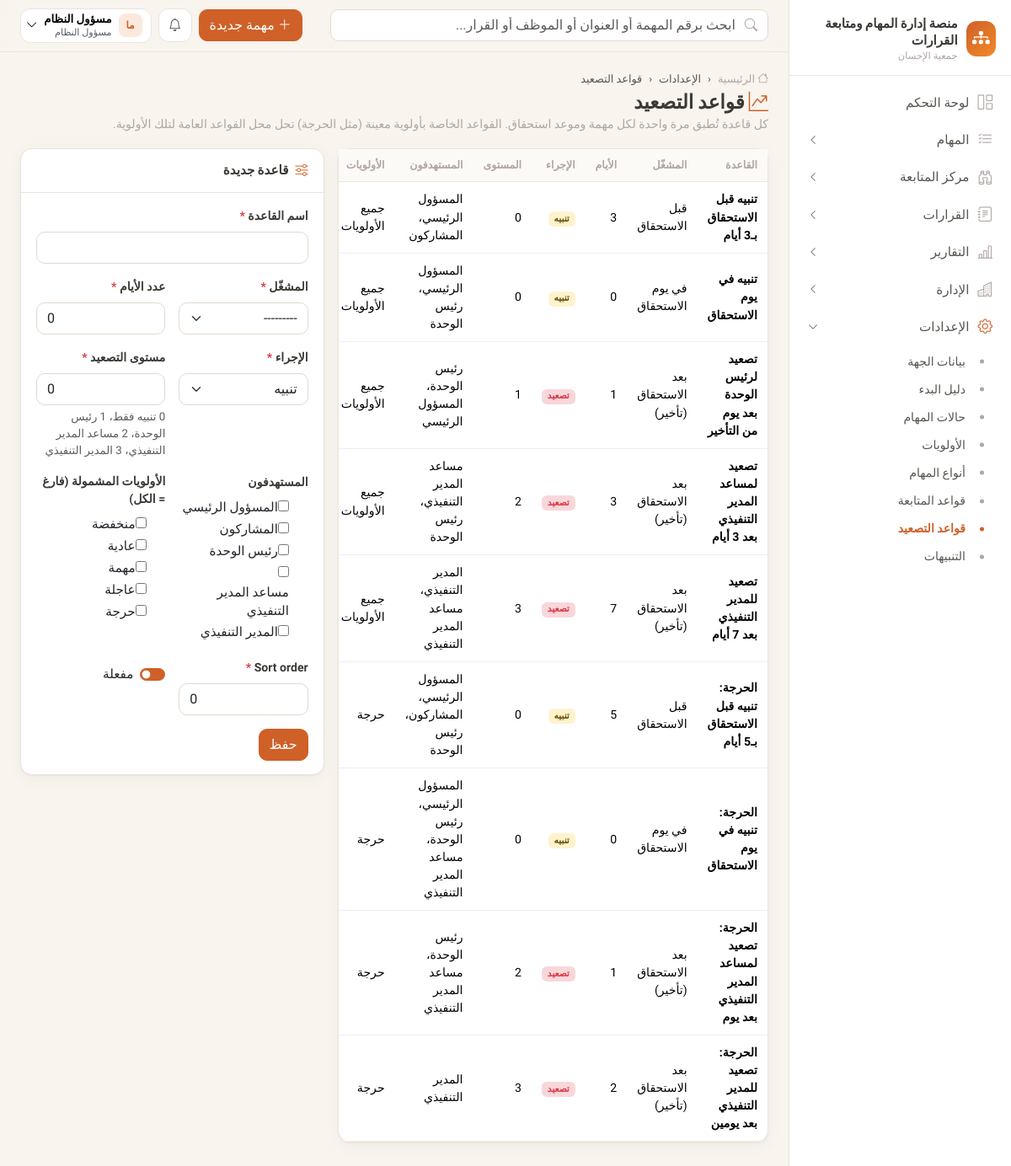
The app's page /settings/escalation/ (signed in) with its own data.
### apps/accounts/models.py (models this page shows, shortened)
class User(AbstractBaseUser, PermissionsMixin):
    email = models.EmailField("البريد الإلكتروني", unique=True)
    phone = models.CharField("رقم الجوال", max_length=20, unique=True, null=True, blank=True)
    full_name = models.CharField("الاسم الكامل", max_length=150)
    role = models.ForeignKey(Role, verbose_name="الدور", on_delete=models.PROTECT, null=True, related_name="users")
    is_active = models.BooleanField("الحساب نشط", default=True)
    is_staff = models.BooleanField(default=False)
    date_joined = models.DateTimeField(default=timezone.now)
    failed_login_count = models.PositiveSmallIntegerField(default=0)
    locked_until = models.DateTimeField(null=True, blank=True)
    otp_enabled = models.BooleanField("تفعيل التحقق الثنائي", default=False)
    must_change_password = models.BooleanField(default=False)
    objects = UserManager()
    USERNAME_FIELD = "email"
    EMAIL_FIELD = "email"
    REQUIRED_FIELDS = ["full_name"]
    class Meta:
        db_table = "users"
        verbose_name = "مستخدم"
        indexes = [models.Index(fields=["is_active"])]

class Role(models.Model):
    code = models.CharField("الرمز", max_length=40, unique=True, choices=ROLES)
    name = models.CharField("الاسم", max_length=80)
    description = models.TextField("الوصف", blank=True)
    permissions = models.ManyToManyField(Permission, related_name="roles", blank=True, db_table="role_permissions")
    is_system = models.BooleanField(default=True)
    class Meta:
        db_table = "roles"
        verbose_name = "دور"

### apps/tasks/models.py (models this page shows, shortened)
class EscalationRule(models.Model):
    class Trigger(models.TextChoices):
        BEFORE_DUE = "before_due", "قبل الاستحقاق"
        ON_DUE = "on_due", "في يوم الاستحقاق"
        AFTER_DUE = "after_due", "بعد الاستحقاق (تأخير)"
    class Action(models.TextChoices):
        NOTIFY = "notify", "تنبيه"
        ESCALATE = "escalate", "تصعيد"
    name = models.CharField("اسم القاعدة", max_length=150)
    trigger = models.CharField("المشغّل", max_length=20, choices=Trigger.choices)
    days = models.PositiveSmallIntegerField("عدد الأيام", default=0)
    action = models.CharField("الإجراء", max_length=20, choices=Action.choices, default=Action.NOTIFY)
    targets = models.JSONField("المستهدفون", default=list)
    level = models.PositiveSmallIntegerField("مستوى التصعيد", default=0, help_text="0 تنبيه فقط، 1 رئيس الوحدة، 2 مساعد المدير التنفيذي، 3 المدير التنفيذي")
    priorities = models.JSONField("الأولويات المشمولة", default=list, blank=True, help_text="فارغ = جميع الأولويات")
    is_active = models.BooleanField("مفعلة", default=True)
    sort_order = models.PositiveSmallIntegerField(default=0)
    class Meta:
        db_table = "escalation_rules"
        ordering = ["sort_order", "id"]
    @property
    def targets_display(self):
        labels = dict(EscalationTarget.choices)
        return "، ".join(labels.get(t, t) for t in self.targets)
    @property
    def priorities_display(self):
        if not self.priorities:
            return "جميع الأولويات"
        labels = dict(Priority.choices)
        return "، ".join(labels.get(p, p) for p in self.priorities)

### apps/core/views.py (the view)
# urls.py: path("escalation/", views.escalation_rules, name="escalation_rules"),
@perm_required("settings.manage")
def escalation_rules(request, pk=None):
    instance = get_object_or_404(EscalationRule, pk=pk) if pk else None
    form = EscalationRuleForm(request.POST or None, instance=instance)
    if request.method == "POST" and form.is_valid():
        r = form.save()
        audit.log("settings.updated", description=f"قاعدة تصعيد: {r.name}")
        messages.success(request, "تم حفظ قاعدة التصعيد")
        return redirect("core:escalation_rules")
    return render(request, "core/escalation_rules.html", {"rules": EscalationRule.objects.all(), "form": form, "instance": instance})

### apps/tasks/forms.py
class EscalationRuleForm(BootstrapMixin, forms.ModelForm):
    from .constants import EscalationTarget
    targets = forms.MultipleChoiceField(label="المستهدفون", choices=EscalationTarget.choices, widget=forms.CheckboxSelectMultiple)
    priorities = forms.MultipleChoiceField(label="الأولويات المشمولة (فارغ = الكل)", choices=Priority.choices,
                                           widget=forms.CheckboxSelectMultiple, required=False)
    class Meta:
        model = EscalationRule
        fields = ["name", "trigger", "days", "action", "level", "targets", "priorities", "is_active", "sort_order"]

### apps/core/branding.py (called while the page is built)
def get_org():
    return get_setting("organization")

### apps/core/context_processors.py (called while the page is built)
def platform(request):
    org = get_org()
    ctx = {
        "ORG": org,
        "PLATFORM_NAME": org.get("platform_name") or "منصة إدارة المهام ومتابعة القرارات",
        "ORG_NAME": org.get("name"),
        "ORG_SHORT": org.get("short_name") or org.get("name"),
    }
    user = getattr(request, "user", None)
    if user and user.is_authenticated:
        from apps.notifications.models import Notification
        unread = Notification.objects.filter(recipient=user, is_read=False)
        ctx.update({
            "menu": build_menu(request),
            "unread_count": unread.count(),
            "latest_notifications": Notification.objects.filter(recipient=user).select_related("task")[:6],
            "current_employee": getattr(user, "employee", None),
        })
    return ctx

### apps/core/menu.py (called while the page is built)
def _visible(item, user):
    if item.get("perm") and not has_perm(user, item["perm"]):
        return False
    if item.get("needs_employee") and not getattr(user, "employee", None):
        return False
    return True

### apps/core/permissions.py (called while the page is built)
def has_perm(user, code):
    if not user or not user.is_authenticated or not user.is_active:
        return False
    if user.is_superuser:
        return True
    return code in user.permission_codes

### apps/core/templatetags/ui.py (called while the page is built)
@register.filter
def can(user, code):
    return has_perm(user, code)

@register.filter
def initials(name):
    parts = (name or "").split()
    if not parts:
        return "؟"
    return parts[0][:1] + (parts[-1][:1] if len(parts) > 1 else "")

### apps/tasks/engine.py (called while the page is built)
def rule_matches(rule, days_to_due):
    if rule.trigger == EscalationRule.Trigger.BEFORE_DUE:
        return 0 < days_to_due <= rule.days
    if rule.trigger == EscalationRule.Trigger.ON_DUE:
        return days_to_due == 0
    if rule.trigger == EscalationRule.Trigger.AFTER_DUE:
        return -days_to_due >= max(rule.days, 1)
    return False

### templates/core/escalation_rules.html (shortened to what this page needs)
{% extends "base.html" %}
{% block breadcrumbs %}<li class="breadcrumb-item">الإعدادات</li><li class="breadcrumb-item active">قواعد التصعيد</li>{% endblock %}
{% block page_title %}<i class="bi bi-graph-up-arrow text-brand"></i> قواعد التصعيد{% endblock %}
{% block page_sub %}كل قاعدة تُطبق مرة واحدة لكل مهمة وموعد استحقاق. القواعد الخاصة بأولوية معينة (مثل الحرجة) تحل محل القواعد العامة لتلك الأولوية.{% endblock %}
{% block content %}
<div class="row g-3">
  <div class="col-xl-7"><div class="card"><div class="table-responsive"><table class="table">
    <thead><tr><th>القاعدة</th><th>المشغّل</th><th>الأيام</th><th>الإجراء</th><th>المستوى</th><th>المستهدفون</th><th>الأولويات</th><th></th></tr></thead>
    <tbody>{% for r in rules %}<tr class="{% if not r.is_active %}opacity-50{% endif %}">
      <td class="fw-semibold small">{{ r.name }}</td><td class="small">{{ r.get_trigger_display }}</td><td>{{ r.days }}</td>
      <td>{% if r.action == 'escalate' %}<span class="badge bg-danger-subtle text-danger">تصعيد</span>{% else %}<span class="badge bg-warning-subtle text-warning-emphasis">تنبيه</span>{% endif %}</td>
      <td>{{ r.level }}</td><td class="small">{{ r.targets_display }}</td><td class="small">{{ r.priorities_display }}</td>
    </tr>{% endfor %}</tbody>
  </table></div></div></div>
  <div class="col-xl-5"><div class="card"><div class="card-header"><i class="bi bi-sliders"></i> {% if instance %}تعديل: {{ instance.name }}{% else %}قاعدة جديدة{% endif %}</div><div class="card-body">
    <form method="post" class="row g-3">{% csrf_token %}
      {% include "partials/form_field.html" with field=form.name %}
      {% include "partials/form_field.html" with field=form.trigger col="col-md-6" %}
      {% include "partials/form_field.html" with field=form.days col="col-md-6" %}
      {% include "partials/form_field.html" with field=form.action col="col-md-6" %}
      {% include "partials/form_field.html" with field=form.level col="col-md-6" %}
      <div class="col-md-6"><label class="form-label">{{ form.targets.label }}</label>{% for cb in form.targets %}<div class="form-check">{{ cb.tag }}<label class="form-check-label" for="{{ cb.id_for_label }}">{{ cb.choice_label }}</label></div>{% endfor %}{{ form.targets.errors }}</div>
      <div class="col-md-6"><label class="form-label">{{ form.priorities.label }}</label>{% for cb in form.priorities %}<div class="form-check">{{ cb.tag }}<label class="form-check-label" for="{{ cb.id_for_label }}">{{ cb.choice_label }}</label></div>{% endfor %}</div>
      {% include "partials/form_field.html" with field=form.sort_order col="col-md-6" %}
      {% include "partials/form_field.html" with field=form.is_active col="col-md-6" %}
      <div class="col-12 d-flex gap-2"><button class="btn btn-brand">حفظ</button>{% if instance %}<a href="{% url 'core:escalation_rules' %}" class="btn btn-soft">قاعدة جديدة</a>{% endif %}</div>
    </form>
  </div></div></div>
</div>
{% endblock %}

### templates/base.html (shortened to what this page needs)
{% load static ui %}<!doctype html>
<html lang="ar" dir="rtl">
<head>
  <link rel="stylesheet" href="https://cdn.jsdelivr.net/npm/bootstrap@5.3.3/dist/css/bootstrap.rtl.min.css">
  <link rel="stylesheet" href="https://cdn.jsdelivr.net/npm/bootstrap-icons@1.11.3/font/bootstrap-icons.min.css">
  <link rel="stylesheet" href="https://cdn.jsdelivr.net/npm/tom-select@2.3.1/dist/css/tom-select.bootstrap5.min.css">
  <link rel="stylesheet" href="{% static 'css/app.css' %}">
</head>
<body>
{% block body %}
<div class="app-shell">
  <aside class="sidebar" aria-label="القائمة الرئيسية">
    <div class="brand-box">
      {% if ORG.logo %}<img src="{% url 'branding_logo' %}" alt="" style="width:42px;height:42px;object-fit:contain;border-radius:10px">{% else %}<div class="brand-logo"><i class="bi bi-diagram-3-fill"></i></div>{% endif %}
      <div>
        <div class="brand-title">{{ PLATFORM_NAME }}</div>
        <div class="brand-sub">{{ ORG_SHORT }}</div>
      </div>
    </div>
    <nav>
      {% for item in menu %}
        {% if item.children %}
          <button class="nav-group-btn {% if item.active %}active{% endif %}" data-bs-toggle="collapse" data-bs-target="#nav-{{ forloop.counter }}" aria-expanded="{% if item.active %}true{% else %}false{% endif %}">
            <i class="bi {{ item.icon }}"></i><span>{{ item.label }}</span><i class="bi bi-chevron-left chev"></i>
          </button>
          <div class="collapse {% if item.active %}show{% endif %}" id="nav-{{ forloop.counter }}">
            <div class="nav-sub">
              {% for c in item.children %}<a href="{{ c.url }}" class="{% if c.active %}active{% endif %}">{{ c.label }}</a>{% endfor %}
            </div>
          </div>
        {% else %}
          <a class="nav-item-link {% if item.active %}active{% endif %}" href="{{ item.url }}"><i class="bi {{ item.icon }}"></i><span>{{ item.label }}</span></a>
        {% endif %}
      {% endfor %}
    </nav>
  </aside>
  <div class="main">
    <header class="topbar">
      <form class="search" action="{% url 'tasks:search' %}" method="get" role="search">
        <i class="bi bi-search"></i>
        <input class="form-control" type="search" name="q" value="{{ request.GET.q|default:'' }}" placeholder="ابحث برقم المهمة أو العنوان أو الموظف أو القرار...">
      </form>
      <div class="ms-auto d-flex align-items-center gap-2">
        {% if user|can:"tasks.create" %}
        <a href="{% url 'tasks:create' %}" class="btn btn-brand d-none d-md-inline-flex align-items-center gap-1"><i class="bi bi-plus-lg"></i> مهمة جديدة</a>
        {% endif %}
        <div class="dropdown">
          <button class="top-icon" data-bs-toggle="dropdown" aria-label="التنبيهات" data-unread-url="{% url 'notifications:unread_count' %}">
            <i class="bi bi-bell"></i>{% if unread_count %}<span class="dot">{{ unread_count }}</span>{% endif %}
          </button>
        </div>
        <div class="dropdown">
          <button class="user-chip" data-bs-toggle="dropdown">
            <span class="avatar sm">{{ user.full_name|initials }}</span>
            <span class="d-none d-sm-block text-start lh-sm">
              <span class="d-block small fw-semibold">{{ user.full_name }}</span>
              <span class="d-block text-muted" style="font-size:.7rem">{{ user.role.name|default:"—" }}</span>
            </span>
            <i class="bi bi-chevron-down small"></i>
          </button>
        </div>
      </div>
    </header>
    <main class="content">
      <div class="page-head">
        <div>
          <nav aria-label="breadcrumb"><ol class="breadcrumb">
            <li class="breadcrumb-item"><a href="{% url 'dashboard:home' %}"><i class="bi bi-house"></i> الرئيسية</a></li>
            {% block breadcrumbs %}{% endblock %}
          </ol></nav>
          <h1>{% block page_title %}{% endblock %}</h1>
          <div class="sub">{% block page_sub %}{% endblock %}</div>
        </div>
      </div>
      {% block content %}{% endblock %}
    </main>
  </div>
</div>
{% endblock %}
<div class="toast-container position-fixed bottom-0 start-0 p-3">
</div>
</body>
</html>

### records on screen
User: full_name|initials "ما", full_name "مسؤول النظام", role.name "مسؤول النظام"
EscalationRule: name "تنبيه قبل الاستحقاق بـ3 أيام", trigger "قبل الاستحقاق", days "3", action "تنبيه", level "0", targets_display "المسؤول الرئيسي، المشاركون", priorities_display "جميع الأولويات"
EscalationRule: name "تنبيه في يوم الاستحقاق", trigger "في يوم الاستحقاق", days "0", action "تنبيه", level "0", targets_display "المسؤول الرئيسي، رئيس الوحدة", priorities_display "جميع الأولويات"
EscalationRule: name "تصعيد لرئيس الوحدة بعد يوم من التأخير", trigger "بعد الاستحقاق (تأخير)", days "1", action "تصعيد", level "1", targets_display "رئيس الوحدة، المسؤول الرئيسي", priorities_display "جميع الأولويات"
EscalationRule: name "تصعيد لمساعد المدير التنفيذي بعد 3 أيام", trigger "بعد الاستحقاق (تأخير)", days "3", action "تصعيد", level "2", targets_display "مساعد المدير التنفيذي، رئيس الوحدة", priorities_display "جميع الأولويات"
EscalationRule: name "تصعيد للمدير التنفيذي بعد 7 أيام", trigger "بعد الاستحقاق (تأخير)", days "7", action "تصعيد", level "3", targets_display "المدير التنفيذي، مساعد المدير التنفيذي", priorities_display "جميع الأولويات"
EscalationRule: name "الحرجة: تنبيه قبل الاستحقاق بـ5 أيام", trigger "قبل الاستحقاق", days "5", action "تنبيه", level "0", targets_display "المسؤول الرئيسي، المشاركون، رئيس الوحدة", priorities_display "حرجة"
EscalationRule: name "الحرجة: تنبيه في يوم الاستحقاق", trigger "في يوم الاستحقاق", days "0", action "تنبيه", level "0", targets_display "المسؤول الرئيسي، رئيس الوحدة، مساعد المدير التنفيذي", priorities_display "حرجة"
EscalationRule: name "الحرجة: تصعيد لمساعد المدير التنفيذي بعد يوم", trigger "بعد الاستحقاق (تأخير)", days "1", action "تصعيد", level "2", targets_display "رئيس الوحدة، مساعد المدير التنفيذي", priorities_display "حرجة"
EscalationRule: name "الحرجة: تصعيد للمدير التنفيذي بعد يومين", trigger "بعد الاستحقاق (تأخير)", days "2", action "تصعيد", level "3", targets_display "المدير التنفيذي", priorities_display "حرجة"

### other values on screen
{{ PLATFORM_NAME }} "منصة إدارة المهام ومتابعة القرارات"
{{ ORG_SHORT }} "جمعية الإحسان"
{{ item.label }} "لوحة التحكم"
{{ item.label }} "المهام" "مركز المتابعة" "القرارات" "التقارير" "الإدارة" "الإعدادات"
{{ c.label }} "بيانات الجهة" "دليل البدء" "حالات المهام" "الأولويات" "أنواع المهام" "قواعد المتابعة" "قواعد التصعيد" "التنبيهات"
{{ field.label }} "اسم القاعدة المشغّل عدد الأيام الإجراء مستوى التصعيد"
{{ field.help_text }} "0 تنبيه فقط، 1 رئيس الوحدة، 2 مساعد المدير التنفيذي، 3 المدير التنفيذي"
{{ cb.choice_label }} "المسؤول الرئيسي" "المشاركون" "رئيس الوحدة" "مساعد المدير التنفيذي" "المدير التنفيذي"
{{ cb.choice_label }} "منخفضة" "عادية" "مهمة" "عاجلة" "حرجة"
{{ field.label }} "مفعلة"
